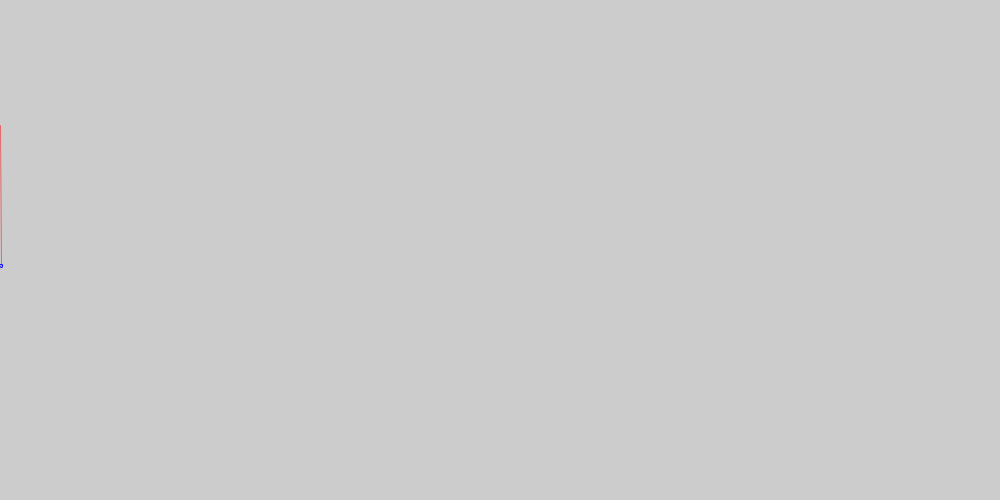
Frame 1 (no input)
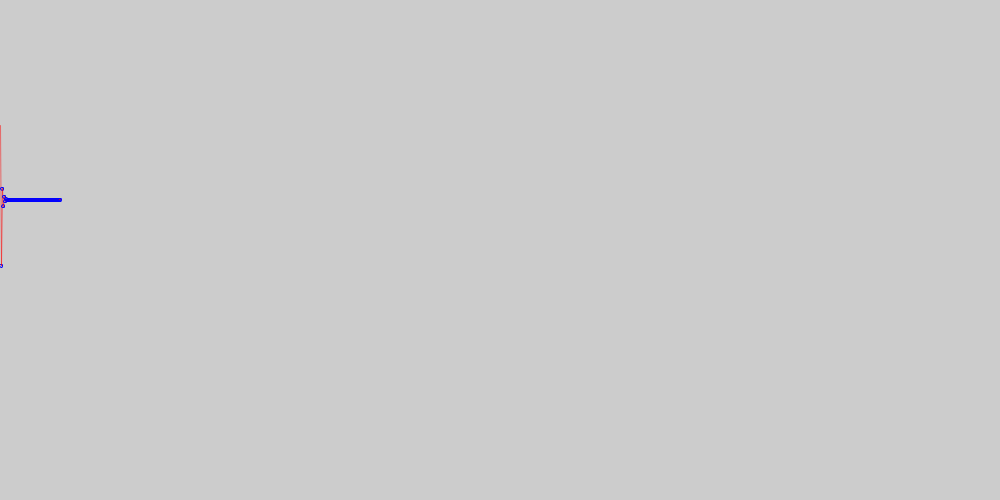
Frame 60 (the mouse pressed at the canvas centre just before this capture)
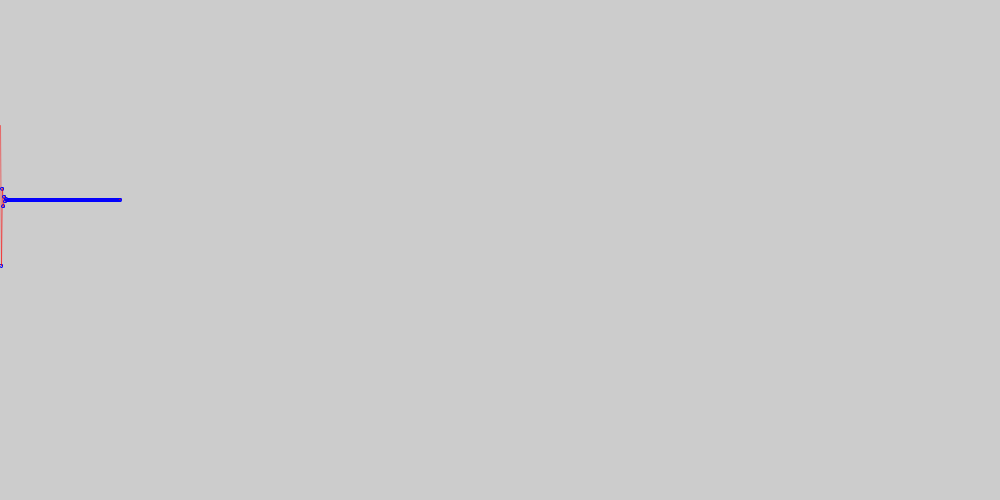
Frame 120 (the mouse held since frame 60 and released just before this capture)

The Processing sketch that drew these frames (run headless with seeded random() and noise(); from frame 60 on, the mouse is pressed at the canvas centre):

// Processing sketch: chaos3
// ── chaos3.pde
//Najprostszy (prawie) układ chaotyczny
double R=2.501;//Parametr kontroli
double X=0.75;//Zmienna stanu, stan układu
int FM=300;

double uklad(double x)// Xn --> Xn+1
{
  return R*x*(1-x);//implementacja układu
}

void setup()
{
  size(1000,500);
  frameRate(FM);
  noFill();
}

float scale(double X)
{
  return 500-(float)X*500;
}

void draw()
{
 if(frameCount<1000)
 {
  double Xp=X;
  X=uklad(X);
  println(frameCount,X);
  stroke(0,0,255);
  ellipse(frameCount,scale(X),3.0,3.0);
  stroke(255,0,0,128);
  line(frameCount-1,scale(Xp),frameCount,scale(X));
 }
}
